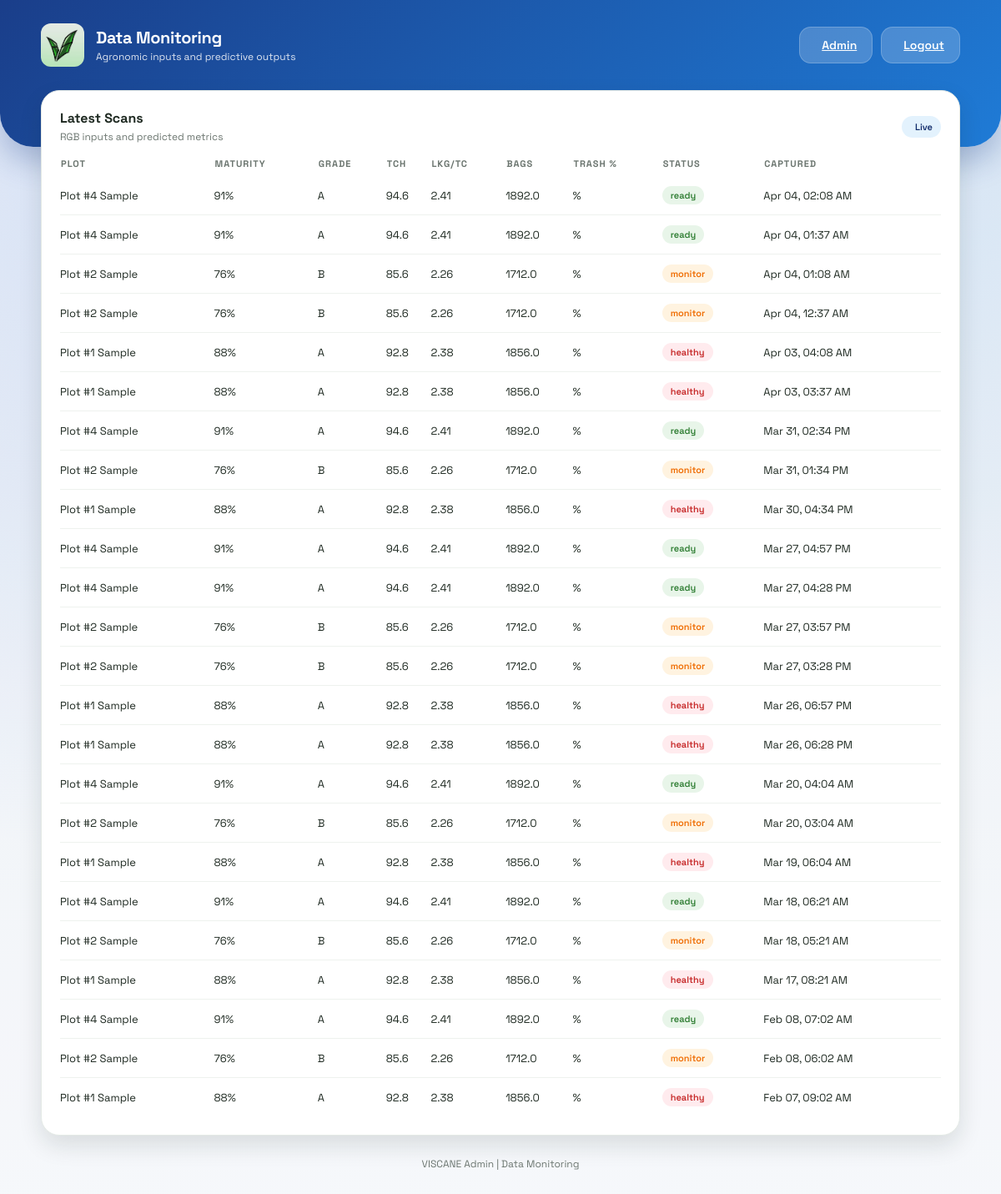
The app's page /admin/monitoring (signed in) with its own data.
### models.py (models this page shows)
class Scan(db.Model):
    id = db.Column(db.Integer, primary_key=True)
    user_id = db.Column(db.Integer, db.ForeignKey('user.id', ondelete='CASCADE'), nullable=False)
    plot_name = db.Column(db.String(80), nullable=False)
    grade = db.Column(db.String(2), nullable=False)
    maturity_pct = db.Column(db.Integer, nullable=False)
    status = db.Column(db.String(20), nullable=False, default='pending')
    created_at = db.Column(db.DateTime, default=datetime.utcnow, nullable=False)
    user = db.relationship('User', backref=db.backref('scans', lazy=True, cascade='all, delete-orphan'))

### app.py (the view)
@app.route('/admin/monitoring')
@login_required
def admin_monitoring():
    scans = Scan.query.order_by(Scan.created_at.desc()).limit(50).all()
    monitoring_rows = []
    for scan in scans:
        tch, lkg_tc, trash_pct = estimate_scan_metrics(scan)
        bags = round(tch * 20, 2)
        monitoring_rows.append({
            "plot_name": scan.plot_name,
            "grade": scan.grade,
            "maturity_pct": scan.maturity_pct,
            "status": scan.status,
            "tch": tch,
            "lkg_tc": lkg_tc,
            "bags": bags,
            "created_at": scan.created_at
        })
    return render_template('admin_monitoring.html', rows=monitoring_rows, current_admin=get_current_admin())

### app.py (called while the page is built)
def login_required(view):
    @wraps(view)
    def wrapped(*args, **kwargs):
        if not session.get('admin_id'):
            return redirect(url_for('admin_login'))
        return view(*args, **kwargs)
    return wrapped

def get_current_admin():
    admin_id = session.get('admin_id')
    if not admin_id:
        return None
    admin = Admin.query.get(admin_id)
    if not admin or admin.is_archived:
        return None
    return admin

def estimate_scan_metrics(scan):
    maturity = scan.maturity_pct or 0
    estimated_tch = round(40 + (maturity * 0.6), 2)
    estimated_lkg_tc = round(1.5 + (maturity * 0.01), 2)
    estimated_trash_pct = round(max(2, 12 - (maturity * 0.08)), 2)
    return estimated_tch, estimated_lkg_tc, estimated_trash_pct

### templates/admin_monitoring.html (shortened to what this page needs)
<!DOCTYPE html>
<html lang="en">
<head>
    <link rel="stylesheet" href="{{ url_for('static', filename='style.css') }}">
</head>
<body class="admin-layout">
    <header class="dashboard-header">
        <div class="header-content">
            <div class="brand">
                <div class="brand-icon">
                    <img src="{{ url_for('static', filename='logo.jpg') }}" alt="VISCANE Logo" style="width: 100%; height: 100%; object-fit: cover; border-radius: 12px;">
                </div>
                <div>
                    <p class="brand-title">Data Monitoring</p>
                    <p class="brand-subtitle">Agronomic inputs and predictive outputs</p>
                </div>
            </div>
            <div class="header-actions">
                <a class="btn light" href="/admin">
                    Admin
                </a>
                <a class="btn light" href="/admin-logout">
                    Logout
                </a>
            </div>
        </div>
    </header>
    <main class="dashboard-container fade-in">
        <section class="panel">
            <div class="panel-header">
                <div>
                    <h3 class="panel-title">Latest Scans</h3>
                    <p class="panel-subtitle">RGB inputs and predicted metrics</p>
                </div>
                <span class="badge">Live</span>
            </div>
            <table class="data-table">
                <thead>
                    <tr>
                        <th>Plot</th>
                        <th>Maturity</th>
                        <th>Grade</th>
                        <th>TCH</th>
                        <th>LKG/TC</th>
                        <th>Bags</th>
                        <th>Trash %</th>
                        <th>Status</th>
                        <th>Captured</th>
                    </tr>
                </thead>
                <tbody>
                    {% if rows %}
                        {% for row in rows %}
                            <tr>
                                <td>{{ row.plot_name }}</td>
                                <td>{{ row.maturity_pct }}%</td>
                                <td>{{ row.grade }}</td>
                                <td>{{ row.tch }}</td>
                                <td>{{ row.lkg_tc }}</td>
                                <td>{{ row.bags }}</td>
                                <td>{{ row.trash_pct }}%</td>
                                <td>
                                    <span class="tag {% if row.status == 'ready' %}success{% elif row.status == 'monitor' %}warning{% else %}alert{% endif %}">
                                        {{ row.status }}
                                    </span>
                                </td>
                                <td>{{ row.created_at.strftime('%b %d, %I:%M %p') }}</td>
                            </tr>
                        {% endfor %}
                    {% else %}
                        <tr>
                            <td colspan="9">No scan data available.</td>
                        </tr>
                    {% endif %}
                </tbody>
            </table>
        </section>
        <div class="footer-link">VISCANE Admin | Data Monitoring</div>
    </main>
</body>
</html>

### static/style.css (style rules this page uses)
:root { --glass-bg: rgba(255, 255, 255, 0.15); --glass-border: rgba(255, 255, 255, 0.2); --primary-green: #43A047; --neutral-0: #ffffff; --neutral-50: #f6f8f5; --neutral-100: #eef2ee; --neutral-200: #e3e9e5; --neutral-500: #6b756f; --neutral-900: #1f2a22; --radius-lg: 22px; --radius-md: 16px; --shadow-md: 0 12px 28px rgba(19, 32, 24, 0.12); --shadow-lg: 0 18px 45px rgba(19, 32, 24, 0.18); }
* { box-sizing: border-box; }
body { margin: 0; font-family: "Space Grotesk", sans-serif; background-image: linear-gradient(rgba(0,0,0,0.5), rgba(0,0,0,0.5)), url('background.png'); background-size: cover; background-position: center; background-attachment: fixed; display: flex; justify-content: center; align-items: center; min-height: 100vh; color: white; }
.fade-in { animation: slideUp 0.6s ease-out forwards; }
body.farmer-layout, body.admin-layout { display: block; min-height: 100vh; background-image: none; background-color: var(--neutral-50); color: var(--neutral-900); overflow-x: hidden; padding: 0; }
body.admin-layout { --accent: #1E5BBF; --accent-soft: #E3F2FD; --accent-strong: #102B6A; --header-gradient: linear-gradient(135deg, #1A3E8A, #1F7BD6); --header-shadow: 0 18px 35px rgba(26, 62, 138, 0.28); }
.dashboard-header { background: var(--header-gradient); color: white; padding: 28px 0 96px; border-radius: 0 0 40px 40px; box-shadow: var(--header-shadow); position: relative; z-index: 2; }
.header-content { max-width: 1150px; margin: 0 auto; padding: 0 24px; display: flex; justify-content: space-between; align-items: center; gap: 20px; flex-wrap: wrap; }
.brand { display: flex; align-items: center; gap: 14px; }
.brand-icon { width: 52px; height: 52px; border-radius: 16px; display: grid; place-items: center; background: rgba(255, 255, 255, 0.18); backdrop-filter: blur(8px); font-size: 26px; }
.brand-title { margin: 0; font-size: 20px; font-weight: 700; letter-spacing: -0.4px; }
.brand-subtitle { margin: 2px 0 0; font-size: 12px; opacity: 0.85; }
.header-actions { display: flex; align-items: center; gap: 10px; flex-wrap: wrap; }
.dashboard-container { max-width: 1150px; margin: -68px auto 0; padding: 0 24px 60px; position: relative; z-index: 2; }
.btn { border: none; border-radius: 14px; padding: 12px 18px; font-weight: 600; font-size: 14px; cursor: pointer; display: inline-flex; align-items: center; gap: 8px; transition: transform 0.2s ease, box-shadow 0.2s ease, background 0.2s ease; }
.btn.light { background: rgba(255,255,255,0.2); color: white; border: 1px solid rgba(255,255,255,0.2); }
.panel { background: var(--neutral-0); border-radius: var(--radius-lg); padding: 22px; border: 1px solid var(--neutral-200); box-shadow: var(--shadow-md); }
.panel-header { display: flex; justify-content: space-between; align-items: center; gap: 12px; margin-bottom: 16px; }
.panel-title { margin: 0; font-size: 16px; color: var(--neutral-900); }
.panel-subtitle { margin: 4px 0 0; font-size: 12px; color: var(--neutral-500); }
.badge { display: inline-flex; align-items: center; gap: 6px; padding: 6px 10px; border-radius: 999px; background: var(--accent-soft); color: var(--accent-strong); font-size: 11px; font-weight: 600; }
.data-table { width: 100%; border-collapse: collapse; font-size: 13px; }
.data-table th { text-align: left; color: var(--neutral-500); font-size: 11px; text-transform: uppercase; letter-spacing: 1px; padding-bottom: 8px; }
.data-table td { padding: 12px 0; border-bottom: 1px solid var(--neutral-100); }
.data-table tr:last-child td { border-bottom: none; }
.tag { display: inline-flex; align-items: center; gap: 6px; padding: 4px 10px; border-radius: 12px; font-size: 11px; font-weight: 600; background: var(--neutral-100); color: var(--neutral-500); }
.tag.success { background: #E8F5E9; color: #2E7D32; }
.tag.warning { background: #FFF3E0; color: #EF6C00; }
.tag.alert { background: #FFEBEE; color: #C62828; }
.footer-link { margin-top: 26px; text-align: center; font-size: 12px; color: var(--neutral-500); }

### records on screen
Scan: plot_name "Plot #4 Sample", maturity_pct "91", grade "A", tch "94.6", lkg_tc "2.41", bags "1892.0", status "ready", created_at "Apr 04, 02:08 AM"
Scan: plot_name "Plot #4 Sample", maturity_pct "91", grade "A", tch "94.6", lkg_tc "2.41", bags "1892.0", status "ready", created_at "Apr 04, 01:37 AM"
Scan: plot_name "Plot #2 Sample", maturity_pct "76", grade "B", tch "85.6", lkg_tc "2.26", bags "1712.0", status "monitor", created_at "Apr 04, 01:08 AM"
Scan: plot_name "Plot #2 Sample", maturity_pct "76", grade "B", tch "85.6", lkg_tc "2.26", bags "1712.0", status "monitor", created_at "Apr 04, 12:37 AM"
Scan: plot_name "Plot #1 Sample", maturity_pct "88", grade "A", tch "92.8", lkg_tc "2.38", bags "1856.0", status "healthy", created_at "Apr 03, 04:08 AM"
Scan: plot_name "Plot #1 Sample", maturity_pct "88", grade "A", tch "92.8", lkg_tc "2.38", bags "1856.0", status "healthy", created_at "Apr 03, 03:37 AM"
Scan: plot_name "Plot #4 Sample", maturity_pct "91", grade "A", tch "94.6", lkg_tc "2.41", bags "1892.0", status "ready", created_at "Mar 31, 02:34 PM"
Scan: plot_name "Plot #2 Sample", maturity_pct "76", grade "B", tch "85.6", lkg_tc "2.26", bags "1712.0", status "monitor", created_at "Mar 31, 01:34 PM"
Scan: plot_name "Plot #1 Sample", maturity_pct "88", grade "A", tch "92.8", lkg_tc "2.38", bags "1856.0", status "healthy", created_at "Mar 30, 04:34 PM"
Scan: plot_name "Plot #4 Sample", maturity_pct "91", grade "A", tch "94.6", lkg_tc "2.41", bags "1892.0", status "ready", created_at "Mar 27, 04:57 PM"
Scan: plot_name "Plot #4 Sample", maturity_pct "91", grade "A", tch "94.6", lkg_tc "2.41", bags "1892.0", status "ready", created_at "Mar 27, 04:28 PM"
Scan: plot_name "Plot #2 Sample", maturity_pct "76", grade "B", tch "85.6", lkg_tc "2.26", bags "1712.0", status "monitor", created_at "Mar 27, 03:57 PM"
Scan: plot_name "Plot #2 Sample", maturity_pct "76", grade "B", tch "85.6", lkg_tc "2.26", bags "1712.0", status "monitor", created_at "Mar 27, 03:28 PM"
Scan: plot_name "Plot #1 Sample", maturity_pct "88", grade "A", tch "92.8", lkg_tc "2.38", bags "1856.0", status "healthy", created_at "Mar 26, 06:57 PM"
Scan: plot_name "Plot #1 Sample", maturity_pct "88", grade "A", tch "92.8", lkg_tc "2.38", bags "1856.0", status "healthy", created_at "Mar 26, 06:28 PM"
Scan: plot_name "Plot #4 Sample", maturity_pct "91", grade "A", tch "94.6", lkg_tc "2.41", bags "1892.0", status "ready", created_at "Mar 20, 04:04 AM"
Scan: plot_name "Plot #2 Sample", maturity_pct "76", grade "B", tch "85.6", lkg_tc "2.26", bags "1712.0", status "monitor", created_at "Mar 20, 03:04 AM"
Scan: plot_name "Plot #1 Sample", maturity_pct "88", grade "A", tch "92.8", lkg_tc "2.38", bags "1856.0", status "healthy", created_at "Mar 19, 06:04 AM"
Scan: plot_name "Plot #4 Sample", maturity_pct "91", grade "A", tch "94.6", lkg_tc "2.41", bags "1892.0", status "ready", created_at "Mar 18, 06:21 AM"
Scan: plot_name "Plot #2 Sample", maturity_pct "76", grade "B", tch "85.6", lkg_tc "2.26", bags "1712.0", status "monitor", created_at "Mar 18, 05:21 AM"
Scan: plot_name "Plot #1 Sample", maturity_pct "88", grade "A", tch "92.8", lkg_tc "2.38", bags "1856.0", status "healthy", created_at "Mar 17, 08:21 AM"
Scan: plot_name "Plot #4 Sample", maturity_pct "91", grade "A", tch "94.6", lkg_tc "2.41", bags "1892.0", status "ready", created_at "Feb 08, 07:02 AM"
Scan: plot_name "Plot #2 Sample", maturity_pct "76", grade "B", tch "85.6", lkg_tc "2.26", bags "1712.0", status "monitor", created_at "Feb 08, 06:02 AM"
Scan: plot_name "Plot #1 Sample", maturity_pct "88", grade "A", tch "92.8", lkg_tc "2.38", bags "1856.0", status "healthy", created_at "Feb 07, 09:02 AM"
